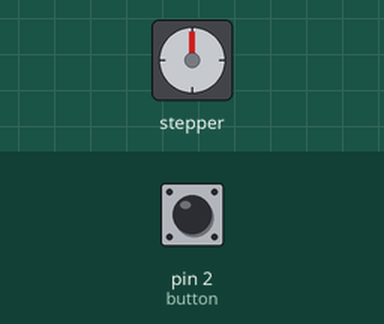
The sketch below on a simulated Arduino Uno, built with avr-gcc and run on an emulated ATmega328P. On the bench: stepper motor. Inputs (shaded band) come from the test bench; at power-on: pin 2 (button) LOW. Stepper angles assume 200 steps per turn; what the sketch prints to the serial monitor is not drawn.

Above: at 1.2 s.
1.3 s: pin 2 (button) pulled HIGH for 0.15 s
At 2.05 s:
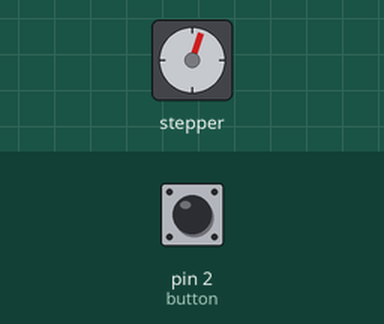
At 2.66 s:
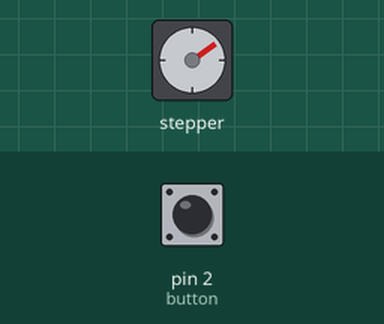
4.3 s: pin 2 (button) pulled HIGH for 1 s
At 4.48 s:
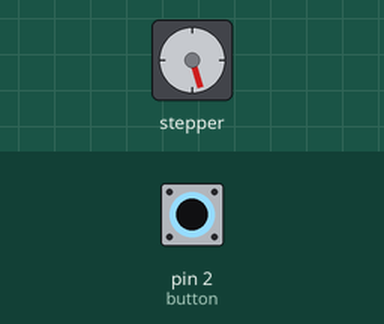
7.3 s: pin 2 (button) pulled HIGH for 0.15 s
10.4 s: pin 2 (button) pulled HIGH for 1 s
14.4 s: pin 2 (button) pulsed HIGH 2 times (0.12 s each, 0.3 s apart)
Timing chart, 0 to 22.0 s (numbered marks = the images above; inputs shaded):
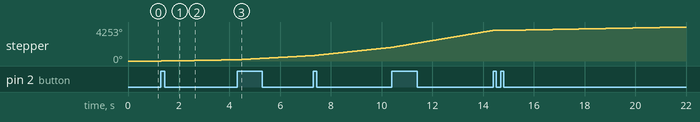

Measured:
- after the input at 1.3 s, stepper: keeps turning clockwise at about 54°/s, starting at once

The sketch:

Test0705.ino
```cpp
/*
초기상태= 정지
버튼 한번 입력 =30RPM
두번 입력= 60RPM
세번 입력= 120RPM
네번 입력=정지로 다시돌아감

*/

#include <Stepper.h>

// Number of steps per output rotation
const int stepsPerRevolution = 200;  //한바퀴 스텝수

// Create Instance of Stepper library
Stepper Stepper1(stepsPerRevolution, 3, 4, 6, 7);
//Stepper Stepper2(stepsPerRevolution2, 8, 9, 10, 11);


const int button = 2;
int state = LOW;
int now = LOW;
int prev = LOW;
int count = 0;
int speed = 0;

void setup() {
  pinMode(button, INPUT);
  Serial.begin(9600);
  Serial.println("Hello");
  count = 0;
}


void loop() {
  now = digitalRead(button);
  Serial.println(count);

  if (now - prev == 1) {
    if (count > 3) {
      count = 0;
    } else {
      count++;
    }
  }

  if (count == 0) {
    speed = 1;
    Stepper1.step(0);  //200스텝, 1바퀴

  } else {
    if (count == 1) {
      speed = 10;
    } else if (count == 2) {
      speed = 30;
    } else if (count == 3) {
      speed = 60;
    } else if (count == 4) {
      speed = 100;
    }
    Stepper1.step(1);  //200스텝, 1바퀴
  }
  Stepper1.setSpeed(speed);
  prev = now;

}
```
